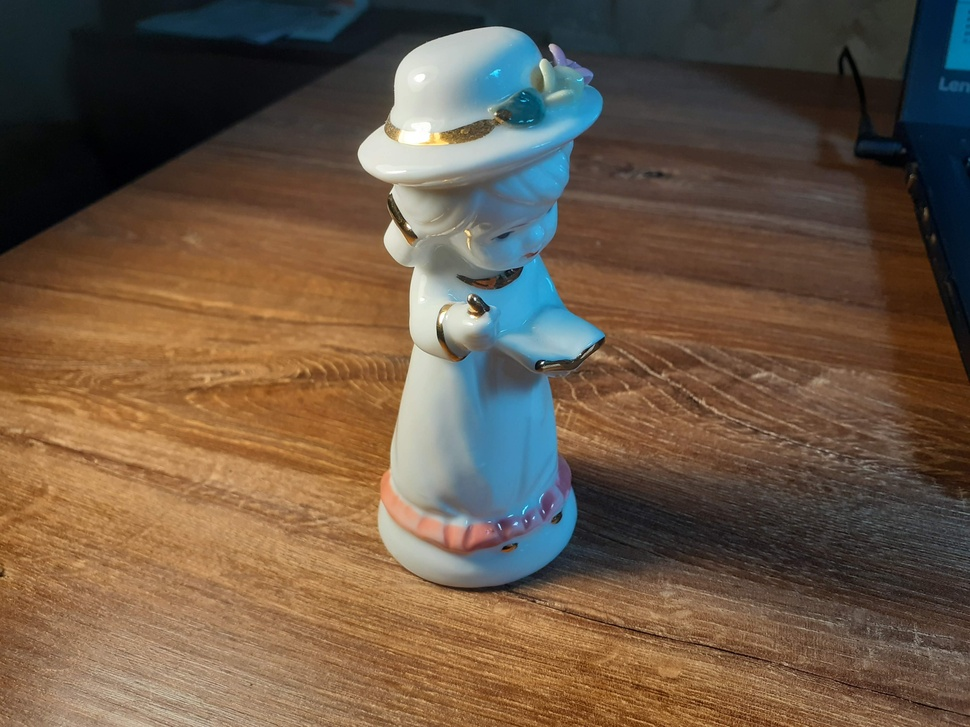
#> input picture photos/20200918_101345.jpg, 970 x 727 px, shrunk from 4128 x 3096 before the run, found by its file name; its folder holds 4 pictures in this run
$ python orbevaluator.py
#> lines starting #> are read from the running program, lines starting #| are printed output that depends on the picture
import cv2
import os
import numpy as np
import csv
import pickle
from time import time
from pprint import pprint

# The threshold for ratio test value described in Lowe at al. (2004).
RATIO_THRESHOLD = .75
FLANN_INDEX_LSH = 6
# The number of hash tables to use (between 10 and 30 usually).
TABLE_NUMBER = 6 # 12
# The size of the hash key in bits (between 10 and 20 usually).
KEY_SIZE = 12 # 20
# The number of bits to shift to check for neighboring buckets (0 is regular LSH, 2 is recommended).
MULTI_PROBE_LEVEL = 1 # 2

class ORBEvaluator:
    'Class for generating descriptors, and collecting metrics'

    def __init__(self, ratio_threshold=.75, flann_index_lsh = 6,
                table_number=6, key_size=12, multi_probe_level=1):
        self.ratio_threshold = ratio_threshold
        self.flann_index_lsh = flann_index_lsh
        self.table_number = table_number
        self.key_size = key_size
        self.multi_probe_level = multi_probe_level


    def load_images(self, dirname):
#> called with dirname = 'photos'
        img_names = os.listdir(f'{dirname}')[:10]
        name_img_map = {}
        for img_name in img_names:
            name_img_map[img_name] = cv2.imread(f'{dirname}/{img_name}')
        return name_img_map


    def get_descriptors(self, name_img_mapping):
        imgname_desctime_map = {}
        imgname_descriptors_map = {}
        imgname_keypoints_map = {}
        orb = cv2.ORB_create()
        for img_name in name_img_mapping:
            img = name_img_mapping[img_name]
            start = time()
            keypoints, descriptors = orb.detectAndCompute(img, None)
            end = time()
            imgname_desctime_map[img_name] = end - start
            imgname_descriptors_map[img_name] = descriptors
            imgname_keypoints_map[img_name] = keypoints
        return imgname_desctime_map, imgname_descriptors_map, imgname_keypoints_map


    def get_matching_metrics(self, imgname_descriptors_map, imgname_keypoints_map):
        matching_metrics = []
        for img1_name in imgname_descriptors_map:
            for img2_name in imgname_descriptors_map:
                if img1_name != img2_name:
                    descriptors1 = imgname_descriptors_map[img1_name]
                    descriptors2 = imgname_descriptors_map[img2_name]
                    keypoints1 = imgname_keypoints_map[img1_name]
                    keypoints2 = imgname_keypoints_map[img2_name]
                    start = time()
                    good_matches, good_matches_percent = self.matcher(descriptors1, descriptors1)
                    end = time()
                    # [9 lines of commented-out code are left out]
                    matching_metrics.append({
                        "first_image": img1_name,
                        "second_image": img2_name,
                        "average_distance": np.mean([match.distance for match in good_matches]),
                        "matches": len(good_matches),
                        "good_matches_percent": good_matches_percent,
                        "matching_time": end - start
                    })
        return matching_metrics


    def matcher(self, descriptors1, descriptors2):
        index_params= {"algorithm": self.flann_index_lsh,
                        "table_number": self.table_number,
                        "key_size": self.key_size,
                        "multi_probe_level": self.multi_probe_level}

        # checks: The number of times the tree(s) in the index should be recursively
        # traversed. A higher value for this parameter would give better search
        # precision, but also take more time. If automatic configuration was used
        # when the index was created, the number of checks required to achieve
        # the specified precision was also computed, in which case this parameter
        # is ignored.

        search_params = {"checks": 100}

        # FLANN (Fast Library for Approximate Nearest Neighbors) is a
        # library that contains a collection of algorithms optimized for
        # fast nearest neighbor search in large datasets and for high
        # dimensional features. More information about FLANN can be found
        # in Marius Muja, David G. Lowe. Fast Approximate Nearest Neighbors
        # with Automatic Algorithm Configuration, 2009.

        flann = cv2.FlannBasedMatcher(index_params, search_params)
        # flann = cv2.DescriptorMatcher_create(cv2.DescriptorMatcher_FLANNBASED)

        # Note that in the following line of code descriptors are converted into float32!
        # This is neccessary because the following issue arises if typecast is not done:
        # cv2.error: OpenCV(4.4.0) /tmp/pip-req-build-6179nsls/opencv/modules/flann/src/miniflann.cpp:315: error: (-210:Unsupported format or combination of formats) in function 'buildIndex_'
        # In other words: Flann needs the descriptors to be of type CV_32F
        # This issue is addressed on the OpenCV forum: https://answers.opencv.org/question/11209/unsupported-format-or-combination-of-formats-in-buildindex-using-flann-algorithm/?sort=latest

        matches = flann.knnMatch(descriptors1, descriptors2, k=2)
        matches = [match for match in matches if len(match) == 2]

        good_matches = []
        for m, n in matches:
            if m.distance < self.ratio_threshold * n.distance:
                good_matches.append(m)
        print(len(good_matches), len(matches))
        good_matches_percent = len(good_matches) / len(matches) * 100
        return good_matches, good_matches_percent


    def write_metrics(self, dirname):
        descriptors_time, img_descriptors = self.get_descriptors(dirname)
        distances = self.get_distances(img_descriptors)
        metrics = {
            "descriptors_time": descriptors_time,
            "distances": distances
        }

        with open('metrics.pkl', 'wb') as file:
            pickle.dump(metrics, file)


evaluator = ORBEvaluator()
photos = evaluator.load_images('photos')
#> photos = 4 items
imgname_desctime_map, imgname_descriptors_map, imgname_keypoints_map = evaluator.get_descriptors(photos)
#> the loop in get_descriptors, `for img_name in name_img_mapping:` made 4 passes
#> img_name on passes 1 to 4: '20200918_101345.jpg', '20200918_101357.jpg', '20200918_152903.jpg', '20200918_152909.jpg'
#> after the loop in get_descriptors, `for img_name in name_img_mapping:`:
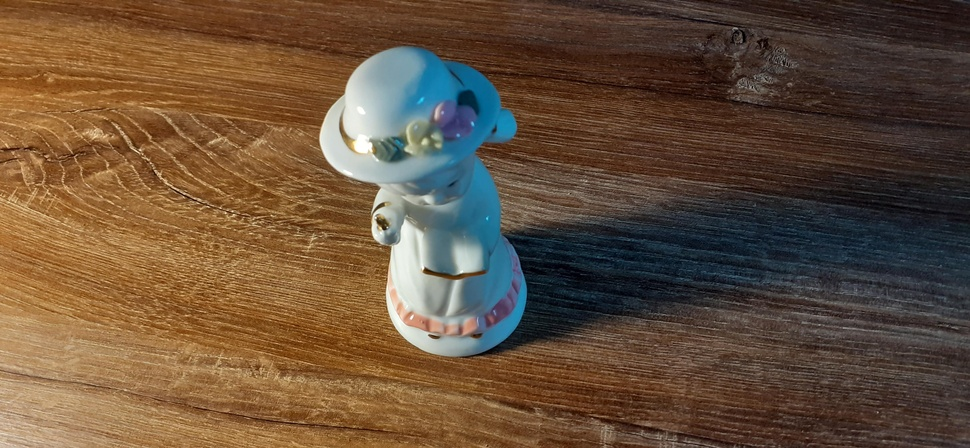
#> img: shape (448, 970, 3); mean B, G, R 59.1, 80, 102.6
#> after the loop in get_descriptors, `for img_name in name_img_mapping:`: imgname_desctime_map = {'20200918_101345.jpg': 0.0162, '20200918_101357.jpg': 0.0128, '20200918_152903.jpg': 0.00874, '20200918_152909.jpg': 0.0105}; imgname_keypoints_map = 4 items
#> imgname_descriptors_map = 4 items; imgname_keypoints_map = 4 items
matching_metrics = evaluator.get_matching_metrics(imgname_descriptors_map, imgname_keypoints_map)
#> the loop in get_matching_metrics, `for img1_name in imgname_descriptors_map:` made 4 passes
#| 500 500
#| 500 500
#| 500 500
#| 500 500
#| 500 500
#| 500 500
#| 500 500
#| 500 500
#| 500 500
#| 500 500
#> (further printed lines are left out)
#> after the loop in get_matching_metrics, `for img1_name in imgname_descriptors_map:`: matching_metrics = 12 items
#> matching_metrics = 12 items
pprint(matching_metrics)
#> (printed output is left out)


# [6 lines of commented-out code are left out]
